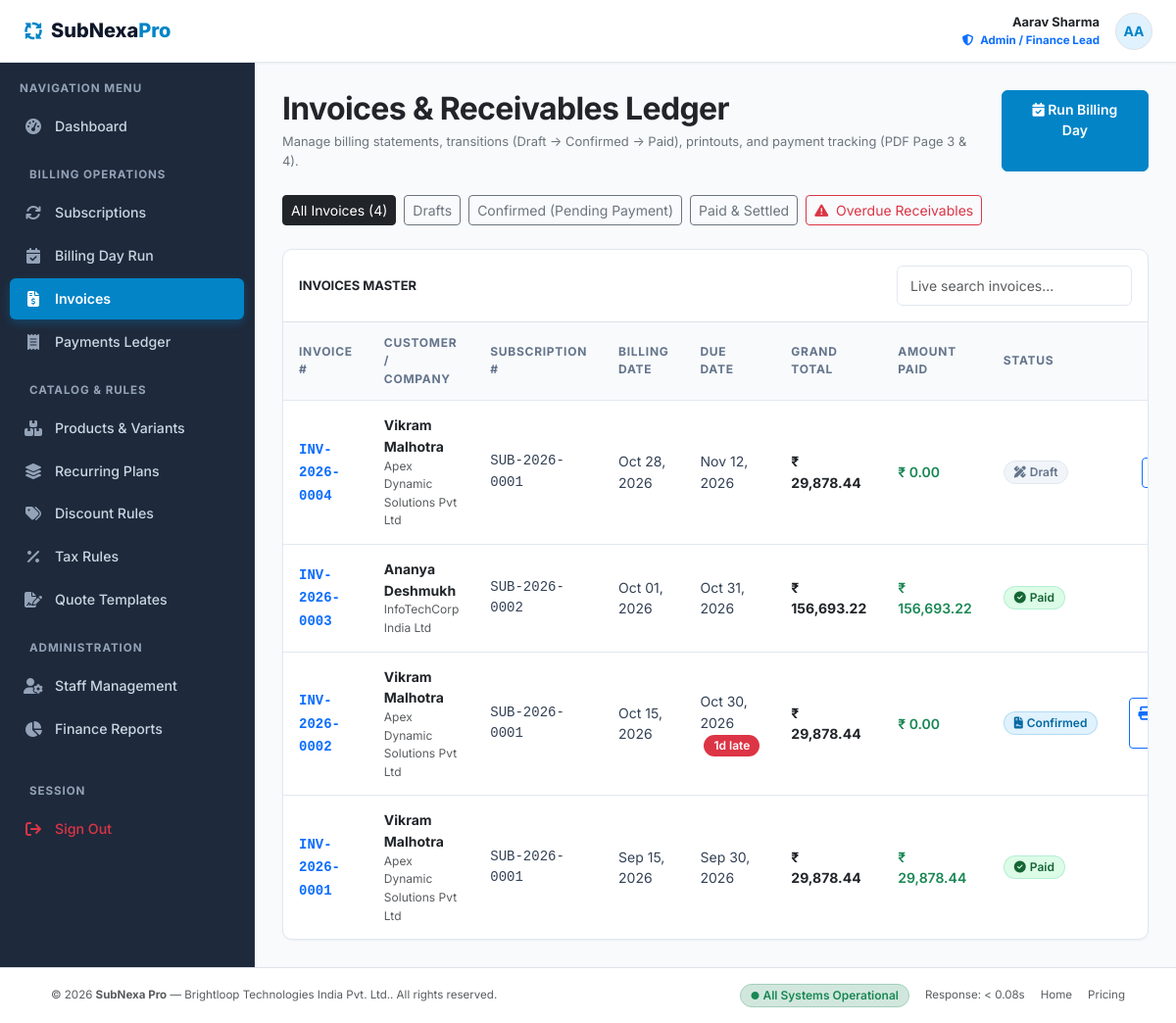
The app's page /admin/invoices.php (signed in) with its own data.
### tables this page shows
CREATE TABLE `invoices` (
  `id` INT UNSIGNED AUTO_INCREMENT PRIMARY KEY,
  `invoice_number` VARCHAR(50) NOT NULL UNIQUE,
  `subscription_id` INT UNSIGNED NOT NULL,
  `customer_id` INT UNSIGNED NOT NULL,
  `billing_date` DATE NOT NULL,
  `due_date` DATE NOT NULL,
  `status` ENUM('draft', 'confirmed', 'paid', 'cancelled') NOT NULL DEFAULT 'draft',
  `subtotal` DECIMAL(12,2) NOT NULL DEFAULT 0.00,
  `tax_total` DECIMAL(12,2) NOT NULL DEFAULT 0.00,
  `discount_total` DECIMAL(12,2) NOT NULL DEFAULT 0.00,
  `grand_total` DECIMAL(12,2) NOT NULL DEFAULT 0.00,
  `amount_paid` DECIMAL(12,2) NOT NULL DEFAULT 0.00,
  `amount_due` DECIMAL(12,2) NOT NULL DEFAULT 0.00,
  `notes` TEXT NULL,
  `created_at` TIMESTAMP DEFAULT CURRENT_TIMESTAMP,
  CONSTRAINT `fk_inv_sub` FOREIGN KEY (`subscription_id`) REFERENCES `subscriptions` (`id`) ON DELETE RESTRICT,
  CONSTRAINT `fk_inv_cust` FOREIGN KEY (`customer_id`) REFERENCES `users` (`id`) ON DELETE RESTRICT,
  INDEX `idx_inv_status` (`status`),
  INDEX `idx_inv_due_date` (`due_date`),
  INDEX `idx_inv_customer` (`customer_id`)
);

CREATE TABLE `users` (
  `id` INT UNSIGNED AUTO_INCREMENT PRIMARY KEY,
  `name` VARCHAR(150) NOT NULL,
  `email` VARCHAR(191) NOT NULL UNIQUE,
  `password_hash` VARCHAR(255) NOT NULL,
  `role` ENUM('admin', 'staff', 'customer') NOT NULL DEFAULT 'customer',
  `phone` VARCHAR(30) NULL,
  `company_name` VARCHAR(150) NULL,
  `address` TEXT NULL,
  `status` ENUM('active', 'inactive', 'suspended') NOT NULL DEFAULT 'active',
  `created_at` TIMESTAMP DEFAULT CURRENT_TIMESTAMP,
  `updated_at` TIMESTAMP DEFAULT CURRENT_TIMESTAMP ON UPDATE CURRENT_TIMESTAMP,
  INDEX `idx_users_role` (`role`),
  INDEX `idx_users_email` (`email`)
);

CREATE TABLE `subscriptions` (
  `id` INT UNSIGNED AUTO_INCREMENT PRIMARY KEY,
  `subscription_number` VARCHAR(50) NOT NULL UNIQUE,
  `customer_id` INT UNSIGNED NOT NULL,
  `created_by_staff_id` INT UNSIGNED NULL,
  `plan_id` INT UNSIGNED NOT NULL,
  `discount_id` INT UNSIGNED NULL,
  `status` ENUM('draft', 'quotation', 'confirmed', 'active', 'paused', 'closed') NOT NULL DEFAULT 'draft',
  `start_date` DATE NOT NULL,
  `expiry_date` DATE NULL,
  `next_billing_date` DATE NULL,
  `payment_terms` VARCHAR(100) NOT NULL DEFAULT 'Immediate Payment',
  `subtotal` DECIMAL(12,2) NOT NULL DEFAULT 0.00,
  `tax_total` DECIMAL(12,2) NOT NULL DEFAULT 0.00,
  `discount_total` DECIMAL(12,2) NOT NULL DEFAULT 0.00,
  `total_amount` DECIMAL(12,2) NOT NULL DEFAULT 0.00,
  `notes` TEXT NULL,
  `created_at` TIMESTAMP DEFAULT CURRENT_TIMESTAMP,
  `updated_at` TIMESTAMP DEFAULT CURRENT_TIMESTAMP ON UPDATE CURRENT_TIMESTAMP,
  CONSTRAINT `fk_sub_customer` FOREIGN KEY (`customer_id`) REFERENCES `users` (`id`) ON DELETE RESTRICT,
  CONSTRAINT `fk_sub_staff` FOREIGN KEY (`created_by_staff_id`) REFERENCES `users` (`id`) ON DELETE SET NULL,
  CONSTRAINT `fk_sub_plan` FOREIGN KEY (`plan_id`) REFERENCES `plans` (`id`) ON DELETE RESTRICT,
  CONSTRAINT `fk_sub_discount` FOREIGN KEY (`discount_id`) REFERENCES `discount_rules` (`id`) ON DELETE SET NULL,
  INDEX `idx_sub_status` (`status`),
  INDEX `idx_sub_billing_date` (`next_billing_date`),
  INDEX `idx_sub_customer_id` (`customer_id`)
);

### config/database.php (called while the page is built, shortened)
<?php
try {
    $conn = new mysqli(DB_HOST, DB_USER, DB_PASS, DB_NAME, DB_PORT);
    $conn->set_charset("utf8mb4");
} catch (mysqli_sql_exception $e) {
    http_response_code(500);
    die('<div style="font-family:sans-serif;padding:30px;background:#FEF2F2;border:1px solid #F87171;border-radius:8px;max-width:600px;margin:50px auto;color:#991B1B;">
        <h3 style="margin-top:0;">Database Connection Error</h3>
        <p>Could not connect to MySQL database <strong>' . htmlspecialchars(DB_NAME) . '</strong> on port ' . DB_PORT . '.</p>
        <p><small>' . htmlspecialchars($e->getMessage()) . '</small></p>
        <p>Please make sure MySQL is running in XAMPP and <code>subnexa_pro</code> database is imported.</p>
    </div>');
}
function db_query($sql, $params = [], $types = "") {
    global $conn;
    $stmt = $conn->prepare($sql);
    $stmt->execute();
    return $stmt;
}
function db_fetch_all($sql, $params = [], $types = "") {
    $stmt = db_query($sql, $params, $types);
    $result = $stmt->get_result();
    $rows = [];
    if ($result) {
        while ($row = $result->fetch_assoc()) {
            $rows[] = $row;
        }
    }
    return $rows;
}

### admin/invoices.php (the view, shortened to what this page needs)
<?php
$filter = clean_input($_GET['filter'] ?? 'all');
$sql = "
    SELECT i.*, u.name as customer_name, u.company_name, u.email as customer_email,
           s.subscription_number,
           DATEDIFF(CURDATE(), i.due_date) as days_overdue
    FROM invoices i
    JOIN users u ON i.customer_id = u.id
    JOIN subscriptions s ON i.subscription_id = s.id
";
$params = [];
$types = "";
$sql .= " ORDER BY i.id DESC";
$invoices = db_fetch_all($sql, $params, $types);
require_once __DIR__ . '/../includes/header.php';
require_once __DIR__ . '/../includes/navbar.php';
?>
<div class="app-layout">
    <?php require_once __DIR__ . '/../includes/sidebar.php'; ?>
    <main class="app-main">
        <div class="container-fluid p-0">
            <div class="d-flex flex-column flex-md-row md:align-items-center justify-content-between gap-3 mb-4">
                <div>
                    <h2 class="fw-bold text-dark mb-1">Invoices & Receivables Ledger</h2>
                    <p class="text-secondary small mb-0">Manage billing statements, transitions (Draft &rarr; Confirmed &rarr; Paid), printouts, and payment tracking (PDF Page 3 & 4).</p>
                </div>
                <div class="d-flex gap-2">
                    <a href="<?= BASE_URL; ?>/admin/billing_run.php" class="btn btn-nordic-primary">
                        <i class="fa-solid fa-calendar-check me-1.5"></i> Run Billing Day
                    </a>
                </div>
            </div>
            <div class="d-flex flex-wrap gap-2 mb-4">
                <a href="<?= BASE_URL; ?>/admin/invoices.php" class="btn btn-sm <?= ($filter === 'all') ? 'btn-dark' : 'btn-outline-secondary'; ?>">
                    All Invoices (<?= count($invoices); ?>)
                </a>
                <a href="<?= BASE_URL; ?>/admin/invoices.php?filter=draft" class="btn btn-sm <?= ($filter === 'draft') ? 'btn-dark' : 'btn-outline-secondary'; ?>">
                    Drafts
                </a>
                <a href="<?= BASE_URL; ?>/admin/invoices.php?filter=confirmed" class="btn btn-sm <?= ($filter === 'confirmed') ? 'btn-dark' : 'btn-outline-secondary'; ?>">
                    Confirmed (Pending Payment)
                </a>
                <a href="<?= BASE_URL; ?>/admin/invoices.php?filter=paid" class="btn btn-sm <?= ($filter === 'paid') ? 'btn-dark' : 'btn-outline-secondary'; ?>">
                    Paid & Settled
                </a>
                <a href="<?= BASE_URL; ?>/admin/invoices.php?filter=overdue" class="btn btn-sm <?= ($filter === 'overdue') ? 'btn-danger' : 'btn-outline-danger'; ?>">
                    <i class="fa-solid fa-triangle-exclamation me-1"></i> Overdue Receivables
                </a>
            </div>
            <div class="card-nordic overflow-hidden">
                <div class="p-3 border-bottom d-flex justify-content-between align-items-center">
                    <span class="fw-bold text-dark small text-uppercase tracking-wider">Invoices Master</span>
                    <input type="text" class="form-control form-control-sm" placeholder="Live search invoices..." data-table-search="#invoicesTable" style="max-width: 240px;">
                </div>
                <div class="table-responsive">
                    <table class="table-nordic" id="invoicesTable">
                        <thead>
                            <tr>
                                <th>Invoice #</th>
                                <th>Customer / Company</th>
                                <th>Subscription #</th>
                                <th>Billing Date</th>
                                <th>Due Date</th>
                                <th>Grand Total</th>
                                <th>Amount Paid</th>
                                <th>Status</th>
                                <th class="text-end">Actions</th>
                            </tr>
                        </thead>
                        <tbody>
                            <?php if (empty($invoices)): ?>
                                <tr>
                                    <td colspan="9" class="text-center py-4 text-muted">No invoices found under this view.</td>
                                </tr>
                            <?php else: ?>
                                <?php foreach ($invoices as $inv):
                                    $is_overdue = ($inv['status'] === 'confirmed' && $inv['days_overdue'] > 0);
                                ?>
                                    <tr class="<?= $is_overdue ? 'table-danger-subtle' : ''; ?>">
                                        <td>
                                            <a href="<?= BASE_URL; ?>/admin/invoice_view.php?id=<?= $inv['id']; ?>" class="fw-bold font-monospace text-primary text-decoration-none">
                                                <?= htmlspecialchars($inv['invoice_number']); ?>
                                            </a>
                                        </td>
                                        <td>
                                            <div class="fw-bold text-dark"><?= htmlspecialchars($inv['customer_name']); ?></div>
                                            <div class="text-muted small" style="font-size: 0.75rem;"><?= htmlspecialchars($inv['company_name'] ?? '—'); ?></div>
                                        </td>
                                        <td class="font-monospace small"><?= htmlspecialchars($inv['subscription_number']); ?></td>
                                        <td class="small"><?= format_date($inv['billing_date']); ?></td>
                                        <td class="small">
                                            <?= format_date($inv['due_date']); ?>
                                            <?php if ($is_overdue): ?>
                                                <span class="badge bg-danger text-white ms-1"><?= (int)$inv['days_overdue']; ?>d late</span>
                                            <?php endif; ?>
                                        </td>
                                        <td class="fw-bold text-dark"><?= format_currency($inv['grand_total']); ?></td>
                                        <td class="text-success fw-semibold"><?= format_currency($inv['amount_paid']); ?></td>
                                        <td><?= get_status_badge($inv['status']); ?></td>
                                        <td class="text-end">
                                            <div class="d-flex justify-content-end gap-1">
                                                <a href="<?= BASE_URL; ?>/admin/invoice_view.php?id=<?= $inv['id']; ?>" class="btn btn-sm btn-outline-primary py-1 px-2" title="Printable Invoice View">
                                                    <i class="fa-solid fa-print"></i>
                                                </a>
                                            </div>
                                        </td>
                                    </tr>
                                <?php endforeach; ?>
                            <?php endif; ?>
                        </tbody>
                    </table>
                </div>
            </div>
        </div>
    </main>
</div>
<?php require_once __DIR__ . '/../includes/footer.php'; ?>

### config/functions.php (shortened to what this page needs)
<?php
function clean_input($data) {
    return htmlspecialchars(trim((string)$data), ENT_QUOTES, 'UTF-8');
}
function format_currency($amount) {
    return APP_CURRENCY . ' ' . number_format((float)$amount, 2);
}
function format_date($date_string, $format = "M d, Y") {
    $timestamp = strtotime($date_string);
    return $timestamp ? date($format, $timestamp) : "—";
}
function get_status_badge($status) {
    $status_clean = strtolower(trim((string)$status));
    switch ($status_clean) {
        case 'active':
        case 'paid':
            return '<span class="badge badge-active"><i class="fa-solid fa-circle-check me-1"></i> ' . ucfirst($status_clean) . '</span>';
        case 'quotation':
        case 'confirmed':
            return '<span class="badge badge-quotation"><i class="fa-solid fa-file-contract me-1"></i> ' . ucfirst($status_clean) . '</span>';
        case 'draft':
            return '<span class="badge badge-draft"><i class="fa-solid fa-pen-ruler me-1"></i> Draft</span>';
    }
}

### assets/css/style.css (style rules this page uses)
:root { --bg-canvas: #F8FAFC; --bg-surface: #FFFFFF; --text-main: #0F172A; --text-body: #334155; --text-muted: #64748B; --border-light: #E2E8F0; --border-focus: #38BDF8; --navy-dark: #0F172A; --navy-sidebar: #1E293B; --navy-accent: #334155; --primary-color: #0284C7; --primary-hover: #0369A1; --primary-light: #E0F2FE; --primary-text: #0369A1; --success-color: #10B981; --success-light: #DCFCE7; --success-text: #166534; --warning-color: #F59E0B; --warning-light: #FEF3C7; --warning-text: #92400E; --danger-color: #EF4444; --danger-light: #FEE2E2; --danger-text: #991B1B; --info-color: #6366F1; --info-light: #EEF2FF; --info-text: #3730A3; --radius-sm: 6px; --radius-md: 10px; --radius-lg: 16px; --radius-pill: 9999px; --shadow-sm: 0 1px 2px 0 rgba(0, 0, 0, 0.05); --shadow-md: 0 4px 6px -1px rgba(0, 0, 0, 0.07), 0 2px 4px -2px rgba(0, 0, 0, 0.05); --shadow-lg: 0 10px 15px -3px rgba(0, 0, 0, 0.08), 0 4px 6px -4px rgba(0, 0, 0, 0.04); --shadow-hover: 0 12px 20px -3px rgba(2, 132, 199, 0.12); }
body { background-color: var(--bg-canvas); color: var(--text-body); font-family: 'Inter', -apple-system, BlinkMacSystemFont, "Segoe UI", Roboto, sans-serif; font-size: 0.925rem; line-height: 1.55; margin: 0; padding: 0; -webkit-font-smoothing: antialiased; }
h1, h2, h3, h4, h5, h6 { color: var(--text-main); font-weight: 700; letter-spacing: -0.02em; }
a { color: var(--primary-color); text-decoration: none; transition: color 0.15s ease-in-out; }
.app-layout { display: flex; min-height: calc(100vh - 64px); }
.app-main { flex: 1; padding: 28px; max-width: 100%; overflow-x: hidden; }
.card-nordic { background-color: var(--bg-surface); border: 1px solid var(--border-light); border-radius: var(--radius-md); box-shadow: var(--shadow-sm); transition: box-shadow 0.2s ease, transform 0.2s ease; }
.table-nordic { width: 100%; margin-bottom: 0; border-collapse: separate; border-spacing: 0; }
.table-nordic thead th { background-color: var(--bg-canvas); color: var(--text-muted); font-size: 0.75rem; font-weight: 700; text-transform: uppercase; letter-spacing: 0.06em; padding: 12px 16px; border-top: none; border-bottom: 1px solid var(--border-light); }
.table-nordic tbody td { padding: 14px 16px; font-size: 0.875rem; color: var(--text-body); border-bottom: 1px solid var(--border-light); vertical-align: middle; }
.table-nordic tbody tr:last-child td { border-bottom: none; }
.badge { font-weight: 600; font-size: 0.75rem; padding: 5px 10px; border-radius: var(--radius-pill); display: inline-flex; align-items: center; line-height: 1; }
.badge-active { background-color: var(--success-light); color: var(--success-text); border: 1px solid rgba(16, 185, 129, 0.2); }
.badge-quotation { background-color: var(--primary-light); color: var(--primary-text); border: 1px solid rgba(2, 132, 199, 0.2); }
.badge-draft { background-color: #F1F5F9; color: var(--text-muted); border: 1px solid var(--border-light); }
.btn-nordic-primary { background-color: var(--primary-color); border: 1px solid var(--primary-color); color: #FFFFFF; font-weight: 600; font-size: 0.875rem; padding: 8px 16px; border-radius: var(--radius-sm); transition: all 0.15s ease-in-out; }
.form-control, .form-select { border: 1px solid var(--border-light); border-radius: var(--radius-sm); font-size: 0.875rem; padding: 9px 13px; color: var(--text-main); background-color: var(--bg-surface); transition: border-color 0.15s ease, box-shadow 0.15s ease; }

### records on screen
invoices: invoice_number "INV-2026-0004", customer.name "Vikram Malhotra", customer.company_name "Apex Dynamic Solutions Pvt Ltd", subscription.subscription_number "SUB-2026-0001", billing_date "Oct 28, 2026", due_date "Nov 12, 2026", grand_total "₹ 29,878.44", amount_paid "₹ 0.00", status "draft" (drawn)
invoices: invoice_number "INV-2026-0003", customer.name "Ananya Deshmukh", customer.company_name "InfoTechCorp India Ltd", subscription.subscription_number "SUB-2026-0002", billing_date "Oct 01, 2026", due_date "Oct 31, 2026", grand_total "₹ 156,693.22", amount_paid "₹ 156,693.22", status "Paid"
invoices: invoice_number "INV-2026-0002", customer.name "Vikram Malhotra", customer.company_name "Apex Dynamic Solutions Pvt Ltd", subscription.subscription_number "SUB-2026-0001", billing_date "Oct 15, 2026", due_date "Oct 30, 2026", days_overdue "1", grand_total "₹ 29,878.44", amount_paid "₹ 0.00", status "Confirmed"
invoices: invoice_number "INV-2026-0001", customer.name "Vikram Malhotra", customer.company_name "Apex Dynamic Solutions Pvt Ltd", subscription.subscription_number "SUB-2026-0001", billing_date "Sep 15, 2026", due_date "Sep 30, 2026", grand_total "₹ 29,878.44", amount_paid "₹ 29,878.44", status "Paid"

### other values on screen
$user['name'] "Aarav Sharma"
substr($user['name'], 0, 2) "AA"
count($invoices) "4"
APP_NAME "SubNexa Pro"
APP_COMPANY "Brightloop Technologies India Pvt. Ltd."
